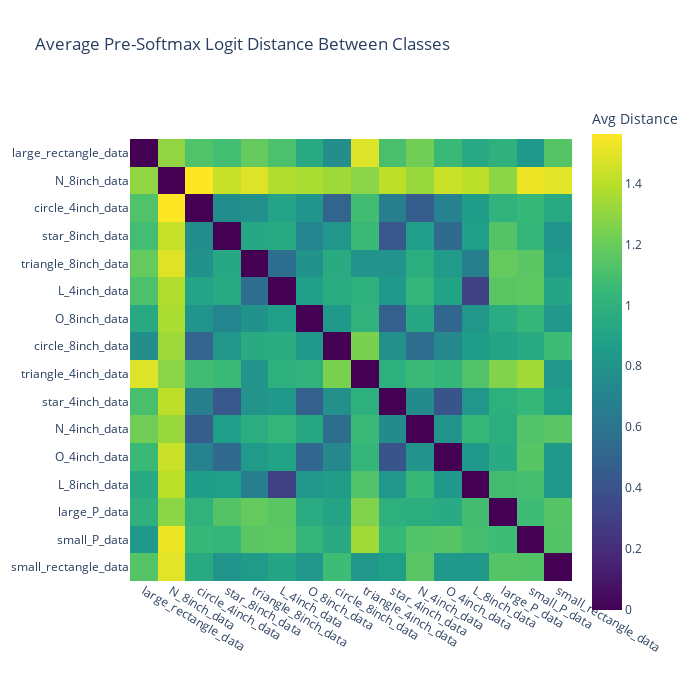

The notebook cell saved with this chart:
### Code cell
import numpy as np
import torch
import plotly.express as px
from sklearn.metrics.pairwise import euclidean_distances  # or cosine_distances

def plot_class_distance_matrix(model, X_np, Y_np, class_names: dict, device=None):
    """
    Plots a matrix of average distances between class logits before softmax.
    
    Parameters:
    - model: torch model, classifier returning logits
    - X_np: numpy array of shape (n, 9, 128)
    - Y_np: numpy array of shape (n,) with class IDs
    - class_names: dict[int] → str
    - device: torch.device (optional)
    """
    model.eval()
    if device is None:
        device = torch.device("cuda" if torch.cuda.is_available() else "cpu")
    model.to(device)

    # Convert inputs
    X_tensor = torch.tensor(X_np, dtype=torch.float32).to(device)
    Y_tensor = torch.tensor(Y_np, dtype=torch.long)

    # Pass through model to get logits
    with torch.no_grad():
        logits = model(X_tensor).cpu().numpy()  # shape (n, num_classes)

    num_classes = len(class_names)
    class_logits = {i: [] for i in range(num_classes)}

    # Collect logits by class
    for i in range(len(Y_tensor)):
        class_logits[int(Y_tensor[i])].append(logits[i])

    # Average logits per class
    avg_logits = np.array([np.mean(class_logits[i], axis=0) for i in range(num_classes)])

    # Compute pairwise distances
    dist_matrix = euclidean_distances(avg_logits)  # or use cosine_distances

    # Label rows/columns
    labels = [class_names[i] for i in range(num_classes)]

    # Plot with Plotly
    fig = px.imshow(dist_matrix,
                    x=labels, y=labels,
                    color_continuous_scale="Viridis",
                    labels={'color': 'Avg Distance'},
                    title="Average Pre-Softmax Logit Distance Between Classes")

    fig.update_layout(width=700, height=700)
    fig.write_html("classification_distances_heatmap.html", include_plotlyjs="cdn")
    fig.show()


plot_class_distance_matrix(cls_net , X_t, ident, file_dict, device=None)

### Figure 1 — Plotly figure (JSON) as saved in the notebook; plotly's stock layout.template omitted (floating-point values rounded to 4 significant figures; data arrays with more than 128 entries replaced by an {"elided": "..."} marker saying what was removed)
{"data": [{"coloraxis": "coloraxis", "hovertemplate": "x: %{x}<br>y: %{y}<br>Avg Distance: %{z}<extra></extra>", "name": "0", "type": "heatmap", "x": ["large_rectangle_data", "N_8inch_data", "circle_4inch_data", "star_8inch_data", "triangle_8inch_data", "L_4inch_data", "O_8inch_data", "circle_8inch_data", "triangle_4inch_data", "star_4inch_data", "N_4inch_data", "O_4inch_data", "L_8inch_data", "large_P_data", "small_P_data", "small_rectangle_data"], "xaxis": "x", "y": ["large_rectangle_data", "N_8inch_data", "circle_4inch_data", "star_8inch_data", "triangle_8inch_data", "L_4inch_data", "O_8inch_data", "circle_8inch_data", "triangle_4inch_data", "star_4inch_data", "N_4inch_data", "O_4inch_data", "L_8inch_data", "large_P_data", "small_P_data", "small_rectangle_data"], "yaxis": "y", "z": {"elided": "16x16 float values"}}], "layout": {"coloraxis": {"colorbar": {"title": {"text": "Avg Distance"}}, "colorscale": [[0, "#440154"], [0.1111, "#482878"], [0.2222, "#3e4989"], [0.3333, "#31688e"], [0.4444, "#26828e"], [0.5556, "#1f9e89"], [0.6667, "#35b779"], [0.7778, "#6ece58"], [0.8889, "#b5de2b"], [1, "#fde725"]]}, "height": 700, "title": {"text": "Average Pre-Softmax Logit Distance Between Classes"}, "width": 700, "xaxis": {"anchor": "y", "constrain": "domain", "domain": [0, 1], "scaleanchor": "y"}, "yaxis": {"anchor": "x", "autorange": "reversed", "constrain": "domain", "domain": [0, 1]}}}
